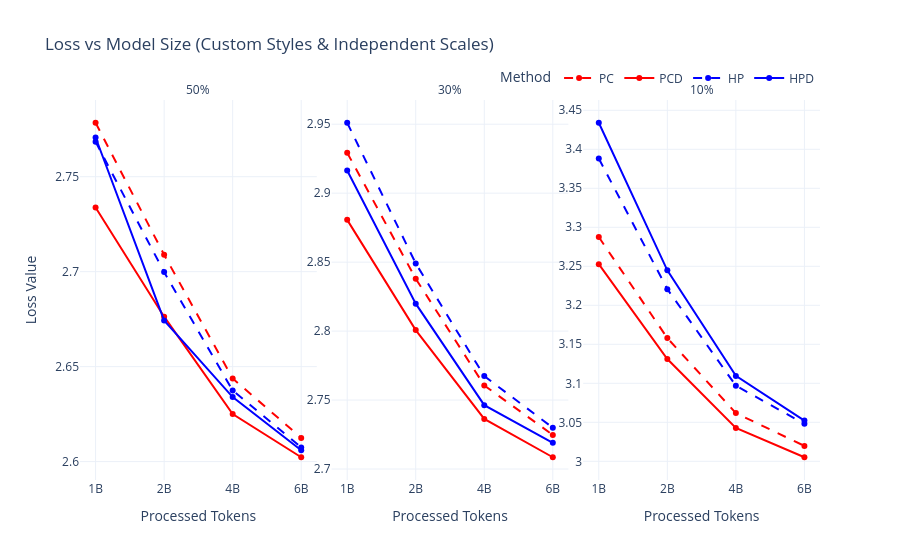

Write notebook code for a chart like this one.
### Code cell
import pandas as pd
import plotly.express as px

# Updated data for Llama-1B - Copy this into your old code
data = {
    "Method": ["PC"] * 3 + ["PCD"] * 3 + ["HP"] * 3 + ["HPD"] * 3,
    "Rate": ["50p", "30p", "10p"] * 4,
    "1B": [
        2.7784,
        2.92933,
        3.28748,
        2.7338,
        2.88064,
        3.25271,
        2.76834,
        2.95105,
        3.38819,
        2.77063,
        2.91646,
        3.434,
    ],
    "2B": [
        2.70887,
        2.83799,
        3.15795,
        2.6763,
        2.80073,
        3.13117,
        2.69979,
        2.84907,
        3.22071,
        2.67435,
        2.81988,
        3.24482,
    ],
    "4B": [
        2.64377,
        2.7606,
        3.06182,
        2.62505,
        2.73634,
        3.04268,
        2.63745,
        2.76736,
        3.09695,
        2.63398,
        2.7463,
        3.1095,
    ],
    "6B": [
        2.6125,
        2.72472,
        3.01972,
        2.6023,
        2.70854,
        3.0052,
        2.60749,
        2.72991,
        3.04808,
        2.60598,
        2.71901,
        3.05223,
    ],
}

# 2. Create the DataFrame
df = pd.DataFrame(data)

# 3. Melt the DataFrame
df_melted = df.melt(
    id_vars=["Method", "Rate"],
    value_vars=["1B", "2B", "4B", "6B"],
    var_name="Model_Size",
    value_name="Loss",
)

# 4. Clean and order the categories
df_melted["Rate"] = df_melted["Rate"].map({"50p": "50%", "30p": "30%", "10p": "10%"})
df_melted["Rate"] = pd.Categorical(
    df_melted["Rate"], categories=["50%", "30%", "10%"], ordered=True
)

# 5. Generate the plots with custom colors and line styles
fig = px.line(
    df_melted,
    x="Model_Size",
    y="Loss",
    color="Method",
    line_dash="Method",  # Required to apply different line styles to the methods
    facet_col="Rate",
    markers=True,
    color_discrete_map={"PC": "red", "PCD": "red", "HP": "blue", "HPD": "blue"},
    line_dash_map={"PC": "dash", "PCD": "solid", "HP": "dash", "HPD": "solid"},
    title="Loss vs Model Size (Custom Styles & Independent Scales)",
    labels={"Model_Size": "Processed Tokens", "Loss": "Loss Value", "Method": "Method"},
)

# 6. Clean up subplot titles
fig.for_each_annotation(lambda a: a.update(text=a.text.split("=")[-1]))

# 7. Unlink Y-axes for zooming
fig.update_yaxes(matches=None, showticklabels=True)

# 8. Enhance layout
fig.update_layout(
    template="plotly_white",
    legend=dict(orientation="h", yanchor="bottom", y=1.02, xanchor="right", x=1),
)

# Render the interactive plot
fig.show()

### Figure 1 — Plotly figure (JSON) as saved in the notebook; plotly's stock layout.template omitted (floating-point values rounded to 4 significant figures)
{"data": [{"hovertemplate": "Method=PC<br>Rate=50%<br>Processed Tokens=%{x}<br>Loss Value=%{y}<extra></extra>", "legendgroup": "PC", "line": {"color": "red", "dash": "dash"}, "marker": {"symbol": "circle"}, "mode": "lines+markers", "name": "PC", "orientation": "v", "showlegend": true, "type": "scatter", "x": ["1B", "2B", "4B", "6B"], "xaxis": "x", "y": [2.778, 2.709, 2.644, 2.612], "yaxis": "y"}, {"hovertemplate": "Method=PC<br>Rate=30%<br>Processed Tokens=%{x}<br>Loss Value=%{y}<extra></extra>", "legendgroup": "PC", "line": {"color": "red", "dash": "dash"}, "marker": {"symbol": "circle"}, "mode": "lines+markers", "name": "PC", "orientation": "v", "showlegend": false, "type": "scatter", "x": ["1B", "2B", "4B", "6B"], "xaxis": "x2", "y": [2.929, 2.838, 2.761, 2.725], "yaxis": "y2"}, {"hovertemplate": "Method=PC<br>Rate=10%<br>Processed Tokens=%{x}<br>Loss Value=%{y}<extra></extra>", "legendgroup": "PC", "line": {"color": "red", "dash": "dash"}, "marker": {"symbol": "circle"}, "mode": "lines+markers", "name": "PC", "orientation": "v", "showlegend": false, "type": "scatter", "x": ["1B", "2B", "4B", "6B"], "xaxis": "x3", "y": [3.287, 3.158, 3.062, 3.02], "yaxis": "y3"}, {"hovertemplate": "Method=PCD<br>Rate=50%<br>Processed Tokens=%{x}<br>Loss Value=%{y}<extra></extra>", "legendgroup": "PCD", "line": {"color": "red", "dash": "solid"}, "marker": {"symbol": "circle"}, "mode": "lines+markers", "name": "PCD", "orientation": "v", "showlegend": true, "type": "scatter", "x": ["1B", "2B", "4B", "6B"], "xaxis": "x", "y": [2.734, 2.676, 2.625, 2.602], "yaxis": "y"}, {"hovertemplate": "Method=PCD<br>Rate=30%<br>Processed Tokens=%{x}<br>Loss Value=%{y}<extra></extra>", "legendgroup": "PCD", "line": {"color": "red", "dash": "solid"}, "marker": {"symbol": "circle"}, "mode": "lines+markers", "name": "PCD", "orientation": "v", "showlegend": false, "type": "scatter", "x": ["1B", "2B", "4B", "6B"], "xaxis": "x2", "y": [2.881, 2.801, 2.736, 2.709], "yaxis": "y2"}, {"hovertemplate": "Method=PCD<br>Rate=10%<br>Processed Tokens=%{x}<br>Loss Value=%{y}<extra></extra>", "legendgroup": "PCD", "line": {"color": "red", "dash": "solid"}, "marker": {"symbol": "circle"}, "mode": "lines+markers", "name": "PCD", "orientation": "v", "showlegend": false, "type": "scatter", "x": ["1B", "2B", "4B", "6B"], "xaxis": "x3", "y": [3.253, 3.131, 3.043, 3.005], "yaxis": "y3"}, {"hovertemplate": "Method=HP<br>Rate=50%<br>Processed Tokens=%{x}<br>Loss Value=%{y}<extra></extra>", "legendgroup": "HP", "line": {"color": "blue", "dash": "dash"}, "marker": {"symbol": "circle"}, "mode": "lines+markers", "name": "HP", "orientation": "v", "showlegend": true, "type": "scatter", "x": ["1B", "2B", "4B", "6B"], "xaxis": "x", "y": [2.768, 2.7, 2.637, 2.607], "yaxis": "y"}, {"hovertemplate": "Method=HP<br>Rate=30%<br>Processed Tokens=%{x}<br>Loss Value=%{y}<extra></extra>", "legendgroup": "HP", "line": {"color": "blue", "dash": "dash"}, "marker": {"symbol": "circle"}, "mode": "lines+markers", "name": "HP", "orientation": "v", "showlegend": false, "type": "scatter", "x": ["1B", "2B", "4B", "6B"], "xaxis": "x2", "y": [2.951, 2.849, 2.767, 2.73], "yaxis": "y2"}, {"hovertemplate": "Method=HP<br>Rate=10%<br>Processed Tokens=%{x}<br>Loss Value=%{y}<extra></extra>", "legendgroup": "HP", "line": {"color": "blue", "dash": "dash"}, "marker": {"symbol": "circle"}, "mode": "lines+markers", "name": "HP", "orientation": "v", "showlegend": false, "type": "scatter", "x": ["1B", "2B", "4B", "6B"], "xaxis": "x3", "y": [3.388, 3.221, 3.097, 3.048], "yaxis": "y3"}, {"hovertemplate": "Method=HPD<br>Rate=50%<br>Processed Tokens=%{x}<br>Loss Value=%{y}<extra></extra>", "legendgroup": "HPD", "line": {"color": "blue", "dash": "solid"}, "marker": {"symbol": "circle"}, "mode": "lines+markers", "name": "HPD", "orientation": "v", "showlegend": true, "type": "scatter", "x": ["1B", "2B", "4B", "6B"], "xaxis": "x", "y": [2.771, 2.674, 2.634, 2.606], "yaxis": "y"}, {"hovertemplate": "Method=HPD<br>Rate=30%<br>Processed Tokens=%{x}<br>Loss Value=%{y}<extra></extra>", "legendgroup": "HPD", "line": {"color": "blue", "dash": "solid"}, "marker": {"symbol": "circle"}, "mode": "lines+markers", "name": "HPD", "orientation": "v", "showlegend": false, "type": "scatter", "x": ["1B", "2B", "4B", "6B"], "xaxis": "x2", "y": [2.916, 2.82, 2.746, 2.719], "yaxis": "y2"}, {"hovertemplate": "Method=HPD<br>Rate=10%<br>Processed Tokens=%{x}<br>Loss Value=%{y}<extra></extra>", "legendgroup": "HPD", "line": {"color": "blue", "dash": "solid"}, "marker": {"symbol": "circle"}, "mode": "lines+markers", "name": "HPD", "orientation": "v", "showlegend": false, "type": "scatter", "x": ["1B", "2B", "4B", "6B"], "xaxis": "x3", "y": [3.434, 3.245, 3.11, 3.052], "yaxis": "y3"}], "layout": {"annotations": [{"font": {}, "showarrow": false, "text": "50%", "x": 0.16, "xanchor": "center", "xref": "paper", "y": 1, "yanchor": "bottom", "yref": "paper"}, {"font": {}, "showarrow": false, "text": "30%", "x": 0.5, "xanchor": "center", "xref": "paper", "y": 1, "yanchor": "bottom", "yref": "paper"}, {"font": {}, "showarrow": false, "text": "10%", "x": 0.84, "xanchor": "center", "xref": "paper", "y": 1, "yanchor": "bottom", "yref": "paper"}], "legend": {"orientation": "h", "title": {"text": "Method"}, "tracegroupgap": 0, "x": 1, "xanchor": "right", "y": 1.02, "yanchor": "bottom"}, "title": {"text": "Loss vs Model Size (Custom Styles & Independent Scales)"}, "xaxis": {"anchor": "y", "domain": [0, 0.32], "title": {"text": "Processed Tokens"}}, "xaxis2": {"anchor": "y2", "domain": [0.34, 0.66], "matches": "x", "title": {"text": "Processed Tokens"}}, "xaxis3": {"anchor": "y3", "domain": [0.68, 1.0], "matches": "x", "title": {"text": "Processed Tokens"}}, "yaxis": {"anchor": "x", "domain": [0, 1], "showticklabels": true, "title": {"text": "Loss Value"}}, "yaxis2": {"anchor": "x2", "domain": [0, 1], "showticklabels": true}, "yaxis3": {"anchor": "x3", "domain": [0, 1], "showticklabels": true}}}
